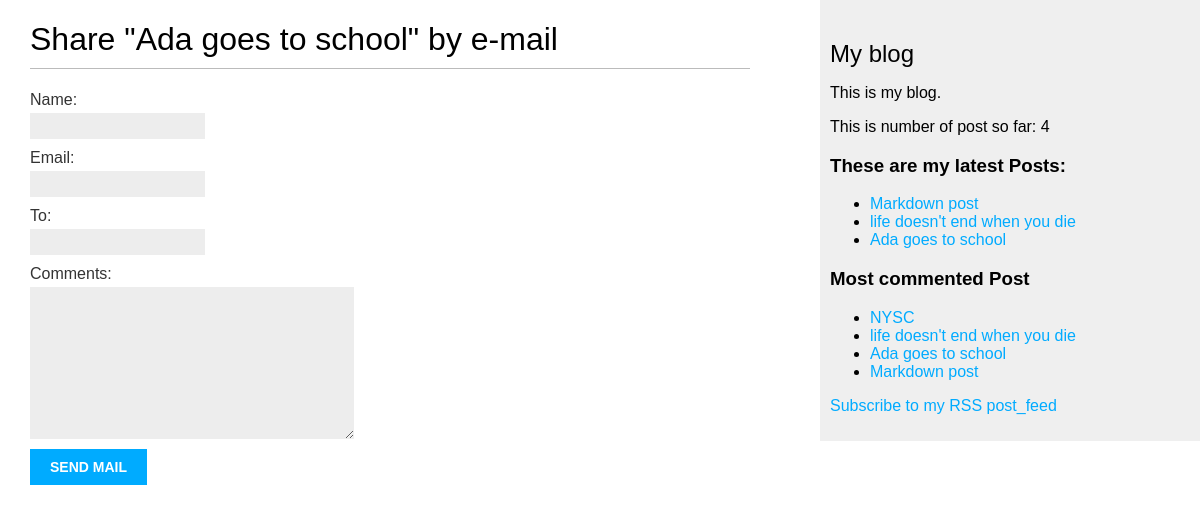
/blog/2/share/, run on the app's committed database.
### blog/models.py (models this page shows, shortened)
class Post(models.Model):
    class Status(models.TextChoices):
        DRAFT = 'DF', 'Draft'
        PUBLISHED = 'PB', 'Published'
    title = models.CharField(max_length=250)
    slug = models.SlugField(
        max_length=250,
        unique_for_date="publish")
    author = models.ForeignKey(
        settings.AUTH_USER_MODEL, #if any author is deleted all his post will be deleted
        on_delete = models.CASCADE,
        related_name = 'blog_posts')
    body = models.TextField()
    publish = models.DateTimeField(default=timezone.now)
    created = models.DateTimeField(auto_now_add= True)
    updated = models.DateTimeField(auto_now= True)
    status = models.CharField(
        max_length = 2,
        choices= Status,
        default = Status.DRAFT
    )
    objects = models.Manager() # this is our default manager, it gets called even if it doesn't get called
    published = PublishedManager()
    tags = TaggableManager()
    class Meta:
        ordering = ['-publish']
        indexes = [
            models.Index(fields = ['-publish']),
        ]
    def get_absolute_url(self):
        return reverse(
            "blog:post_detail",
            args= [
                self.publish.year,
                self.publish.month,
                self.publish.day,
                self.slug
                ]
            )

### blog/views.py (the view)
# urls.py: path("<int:post_id>/share/", views.post_share, name="post_share"),
def post_share(request, post_id):
    post = get_object_or_404(
        Post,
        id = post_id,
        status = Post.Status.PUBLISHED
    )
    sent = False
    if request.method == "POST":
        form = EmailPostForm(request.POST)
        if form.is_valid():
            cleanData = form.cleaned_data
            post_url = request.build_absolute_uri(
                post.get_absolute_url()
            )
            subject = (
                f"{cleanData['name']} ({cleanData['email']})"
                f"recommends you to read {post.title}"
            )
            message = (
                f"Read {post.title} at {post_url}\n\n"
                f"{cleanData['name']}\'s comments: {cleanData['comments']}"
            )
            send_mail(
                subject=subject,
                message= message,
                from_email= None,
                fail_silently= False,
                recipient_list=[cleanData['to']]
            )
            sent = True
    else:
        form = EmailPostForm()
    return render(
        request,
        "blog/post/share.html",
        {"post": post,
         "form": form,
         "sent": sent}
    )

### blog/forms.py
class EmailPostForm(forms.Form):
    name = forms.CharField(max_length=25)
    email = forms.EmailField()
    to = forms.EmailField()
    comments = forms.CharField(
        required=False,
        widget=forms.Textarea
    )

### blog/models.py (called while the page is built)
    def get_queryset(self):
        return(
            super().get_queryset().filter(status = Post.Status.PUBLISHED)
        )

### blog/templatetags/blog_tags.py (called while the page is built)
@register.simple_tag
def total_posts():
    return Post.published.count()

@register.simple_tag
def get_most_commented_post(count = 5):
    return Post.published.annotate(
        total_comments = Count("comments")
    ).order_by("-total_comments")[:count]

@register.inclusion_tag('blog/post/latest_posts.html')
def show_latest_posts(count = 5):
    latest_posts = Post.published.order_by("-publish")[:count]
    return {"latest_posts": latest_posts}

### blog/templates/blog/post/share.html (shortened to what this page needs)
{% extends 'blog/base.html' %}
{% block content %}
    {% if sent %}
        <h1>The Email has been sent succesfully!</h1>
        <p>"{{post.title}}" was successfuly sent to {{form.cleaned_data.to}}</p>
    {% else %}
        <h1>Share "{{ post.title }}" by e-mail</h1>
        <form method = "post">
            {{form.as_p}}
            <input type="submit" value="send mail">
        </form>
    {% endif %}
{% endblock %}

### blog/templates/blog/base.html (shortened to what this page needs)
{% load blog_tags %}
{% load static %}
<!DOCTYPE html>
<html>
<head>
    <link href="{% static "css/blog.css" %}" rel="stylesheet">
</head>
<body>
    <div id="content">
        {% block content %} {% endblock %}
    </div>
    <div id="sidebar">
        <h2>My blog</h2>
        <p>This is my blog.</p>
        <p>This is number of post so far: {% total_posts %}</p>
        <h3>These are my latest Posts: </h3>
        {% show_latest_posts 3 %}
        <h3>Most commented Post</h3>
        {% get_most_commented_post as most_commented_posts %}
        <ul>
            {% for post in most_commented_posts  %}
                <li>
                    <a href="{{ post.get_absolute_url }}"> {{ post.title }}</a>
                </li>
            {% endfor %}
        </ul>
         <P>
            <a href= "{% url "blog:post_feed" %}">
                Subscribe to my RSS post_feed
            </a>
        </P>
    </div>
</body>
</html>

### blog/templates/blog/post/latest_posts.html
<ul>
    {% for post in latest_posts %}
        <li>
            <a href="{{ post.get_absolute_url }}">{{ post.title }}</a
        </li>
    {% endfor %}
</ul>

### blog/static/css/blog.css (style rules this page uses)
body { margin:0; padding:0; font-family:helvetica, sans-serif; }
a { color:#00abff; text-decoration:none; }
h1 { font-weight:normal; border-bottom:1px solid #bbb; padding:0 0 10px 0; }
h2 { font-weight:normal; margin:30px 0 0; }
#content { float:left; width:60%; padding:0 0 0 30px; }
#sidebar { float:right; width:30%; padding:10px; background:#efefef; height:100%; }
label { float:left; clear:both; color:#333; margin-bottom:4px; }
input, textarea { clear:both; float:left; margin:0 0 10px; background:#ededed; border:0; padding:6px 10px; font-size:12px; }
input[type=submit] { font-weight:bold; background:#00abff; color:#fff; padding:10px 20px; font-size:14px; text-transform:uppercase; }

### data on the page
Post: title "Ada goes to school"
Post: title "Markdown post"
Post: title "life doesn't end when you die"
Post: title "NYSC"
